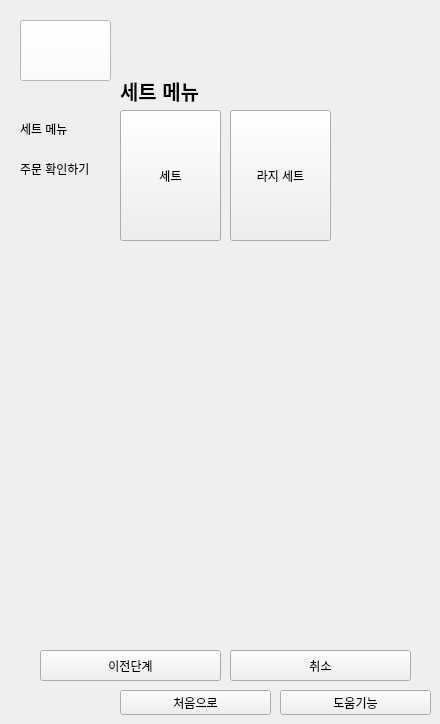
   <widget class="QWidget" name="page_11">
    <widget class="QLabel" name="label_6">
     <property name="geometry">
      <rect>
       <x>120</x>
       <y>50</y>
       <width>231</width>
       <height>81</height>
      </rect>
     </property>
     <property name="font">
      <font>
       <pointsize>15</pointsize>
       <weight>75</weight>
       <bold>true</bold>
      </font>
     </property>
     <property name="text">
      <string>세트 메뉴</string>
     </property>
    </widget>
    <widget class="QPushButton" name="btn_justset">
     <property name="geometry">
      <rect>
       <x>120</x>
       <y>110</y>
       <width>101</width>
       <height>131</height>
      </rect>
     </property>
     <property name="text">
      <string>세트</string>
     </property>
    </widget>
    <widget class="QPushButton" name="btn_largeset">
     <property name="geometry">
      <rect>
       <x>230</x>
       <y>110</y>
       <width>101</width>
       <height>131</height>
      </rect>
     </property>
     <property name="text">
      <string>라지 세트</string>
     </property>
    </widget>
    <widget class="QPushButton" name="btn_hp1">
     <property name="geometry">
      <rect>
       <x>280</x>
       <y>690</y>
       <width>151</width>
       <height>25</height>
      </rect>
     </property>
     <property name="text">
      <string>도움기능</string>
     </property>
    </widget>
    <widget class="QPushButton" name="btn_first1">
     <property name="geometry">
      <rect>
       <x>120</x>
       <y>690</y>
       <width>151</width>
       <height>25</height>
      </rect>
     </property>
     <property name="text">
      <string>처음으로</string>
     </property>
    </widget>
    <widget class="QPushButton" name="btn_back12p">
     <property name="geometry">
      <rect>
       <x>40</x>
       <y>650</y>
       <width>181</width>
       <height>31</height>
      </rect>
     </property>
     <property name="text">
      <string>이전단계</string>
     </property>
    </widget>
    <widget class="QPushButton" name="btn_cancelhome1">
     <property name="geometry">
      <rect>
       <x>230</x>
       <y>650</y>
       <width>181</width>
       <height>31</height>
      </rect>
     </property>
     <property name="text">
      <string>취소</string>
     </property>
    </widget>
    <widget class="QPushButton" name="pushButton_246">
     <property name="geometry">
      <rect>
       <x>20</x>
       <y>20</y>
       <width>91</width>
       <height>61</height>
      </rect>
     </property>
     <property name="palette">
      <palette>
       <active>
        <colorrole role="WindowText">
         <brush brushstyle="SolidPattern">
          <color alpha="255">
           <red>0</red>
           <green>0</green>
           <blue>0</blue>
          </color>
         </brush>
        </colorrole>
        <colorrole role="Button">
         <brush brushstyle="SolidPattern">
          <color alpha="255">
           <red>255</red>
           <green>255</green>
           <blue>255</blue>
          </color>
         </brush>
        </colorrole>
        <colorrole role="Light">
         <brush brushstyle="SolidPattern">
          <color alpha="255">
           <red>255</red>
           <green>255</green>
           <blue>255</blue>
          </color>
         </brush>
        </colorrole>
        <colorrole role="Midlight">
         <brush brushstyle="SolidPattern">
          <color alpha="255">
           <red>255</red>
           <green>255</green>
           <blue>255</blue>
          </color>
         </brush>
        </colorrole>
        <colorrole role="Dark">
         <brush brushstyle="SolidPattern">
          <color alpha="255">
           <red>127</red>
           <green>127</green>
           <blue>127</blue>
          </color>
         </brush>
        </colorrole>
        <colorrole role="Mid">
         <brush brushstyle="SolidPattern">
          <color alpha="255">
           <red>170</red>
           <green>170</green>
           <blue>170</blue>
          </color>
         </brush>
        </colorrole>
        <colorrole role="Text">
         <brush brushstyle="SolidPattern">
          <color alpha="255">
           <red>0</red>
           <green>0</green>
           <blue>0</blue>
          </color>
         </brush>
        </colorrole>
        <colorrole role="BrightText">
         <brush brushstyle="SolidPattern">
          <color alpha="255">
           <red>255</red>
           <green>255</green>
           <blue>255</blue>
          </color>
         </brush>
        </colorrole>
        <colorrole role="ButtonText">
         <brush brushstyle="SolidPattern">
          <color alpha="255">
           <red>0</red>
           <green>0</green>
           <blue>0</blue>
          </color>
         </brush>
        </colorrole>
        <colorrole role="Base">
         <brush brushstyle="SolidPattern">
          <color alpha="255">
           <red>255</red>
           <green>255</green>
           <blue>255</blue>
          </color>
         </brush>
        </colorrole>
        <colorrole role="Window">
         <brush brushstyle="SolidPattern">
          <color alpha="255">
           <red>255</red>
           <green>255</green>
           <blue>255</blue>
          </color>
         </brush>
        </colorrole>
        <colorrole role="Shadow">
         <brush brushstyle="SolidPattern">
          <color alpha="255">
           <red>0</red>
           <green>0</green>
           <blue>0</blue>
          </color>
         </brush>
        </colorrole>
        <colorrole role="AlternateBase">
         <brush brushstyle="SolidPattern">
          <color alpha="255">
           <red>255</red>
           <green>255</green>
           <blue>255</blue>
          </color>
         </brush>
        </colorrole>
        <colorrole role="ToolTipBase">
         <brush brushstyle="SolidPattern">
          <color alpha="255">
           <red>255</red>
           <green>255</green>
           <blue>220</blue>
          </color>
         </brush>
        </colorrole>
        <colorrole role="ToolTipText">
         <brush brushstyle="SolidPattern">
          <color alpha="255">
           <red>0</red>
           <green>0</green>
           <blue>0</blue>
          </color>
         </brush>
        </colorrole>
        <colorrole role="PlaceholderText">
         <brush brushstyle="SolidPattern">
          <color alpha="128">
           <red>0</red>
           <green>0</green>
           <blue>0</blue>
          </color>
         </brush>
        </colorrole>
       </active>
       <inactive>
        <colorrole role="WindowText">
         <brush brushstyle="SolidPattern">
          <color alpha="255">
           <red>0</red>
           <green>0</green>
           <blue>0</blue>
          </color>
         </brush>
        </colorrole>
        <colorrole role="Button">
         <brush brushstyle="SolidPattern">
          <color alpha="255">
           <red>255</red>
           <green>255</green>
           <blue>255</blue>
          </color>
         </brush>
        </colorrole>
        <colorrole role="Light">
         <brush brushstyle="SolidPattern">
          <color alpha="255">
           <red>255</red>
           <green>255</green>
           <blue>255</blue>
          </color>
         </brush>
        </colorrole>
        <colorrole role="Midlight">
         <brush brushstyle="SolidPattern">
          <color alpha="255">
           <red>255</red>
           <green>255</green>
           <blue>255</blue>
          </color>
         </brush>
        </colorrole>
        <colorrole role="Dark">
         <brush brushstyle="SolidPattern">
          <color alpha="255">
           <red>127</red>
           <green>127</green>
           <blue>127</blue>
          </color>
         </brush>
        </colorrole>
        <colorrole role="Mid">
         <brush brushstyle="SolidPattern">
          <color alpha="255">
           <red>170</red>
           <green>170</green>
           <blue>170</blue>
          </color>
         </brush>
        </colorrole>
        <colorrole role="Text">
         <brush brushstyle="SolidPattern">
          <color alpha="255">
           <red>0</red>
           <green>0</green>
           <blue>0</blue>
          </color>
         </brush>
        </colorrole>
        <colorrole role="BrightText">
         <brush brushstyle="SolidPattern">
          <color alpha="255">
           <red>255</red>
           <green>255</green>
           <blue>255</blue>
          </color>
         </brush>
        </colorrole>
        <colorrole role="ButtonText">
         <brush brushstyle="SolidPattern">
          <color alpha="255">
           <red>0</red>
           <green>0</green>
           <blue>0</blue>
          </color>
         </brush>
        </colorrole>
        <colorrole role="Base">
         <brush brushstyle="SolidPattern">
          <color alpha="255">
           <red>255</red>
           <green>255</green>
           <blue>255</blue>
          </color>
         </brush>
        </colorrole>
        <colorrole role="Window">
         <brush brushstyle="SolidPattern">
          <color alpha="255">
           <red>255</red>
           <green>255</green>
           <blue>255</blue>
          </color>
         </brush>
        </colorrole>
        <colorrole role="Shadow">
         <brush brushstyle="SolidPattern">
          <color alpha="255">
           <red>0</red>
           <green>0</green>
           <blue>0</blue>
          </color>
         </brush>
        </colorrole>
        <colorrole role="AlternateBase">
         <brush brushstyle="SolidPattern">
          <color alpha="255">
           <red>255</red>
           <green>255</green>
           <blue>255</blue>
          </color>
         </brush>
        </colorrole>
        <colorrole role="ToolTipBase">
         <brush brushstyle="SolidPattern">
          <color alpha="255">
           <red>255</red>
           <green>255</green>
           <blue>220</blue>
          </color>
         </brush>
        </colorrole>
        <colorrole role="ToolTipText">
         <brush brushstyle="SolidPattern">
          <color alpha="255">
           <red>0</red>
           <green>0</green>
           <blue>0</blue>
          </color>
         </brush>
        </colorrole>
        <colorrole role="PlaceholderText">
         <brush brushstyle="SolidPattern">
          <color alpha="128">
           <red>0</red>
           <green>0</green>
           <blue>0</blue>
          </color>
         </brush>
        </colorrole>
       </inactive>
       <disabled>
        <colorrole role="WindowText">
         <brush brushstyle="SolidPattern">
          <color alpha="255">
           <red>127</red>
           <green>127</green>
           <blue>127</blue>
          </color>
         </brush>
        </colorrole>
        <colorrole role="Button">
         <brush brushstyle="SolidPattern">
          <color alpha="255">
           <red>255</red>
           <green>255</green>
           <blue>255</blue>
          </color>
         </brush>
        </colorrole>
        <colorrole role="Light">
         <brush brushstyle="SolidPattern">
          <color alpha="255">
           <red>255</red>
           <green>255</green>
           <blue>255</blue>
          </color>
         </brush>
        </colorrole>
        <colorrole role="Midlight">
         <brush brushstyle="SolidPattern">
          <color alpha="255">
           <red>255</red>
           <green>255</green>
           <blue>255</blue>
          </color>
         </brush>
        </colorrole>
        <colorrole role="Dark">
         <brush brushstyle="SolidPattern">
          <color alpha="255">
           <red>127</red>
           <green>127</green>
           <blue>127</blue>
          </color>
         </brush>
        </colorrole>
        <colorrole role="Mid">
         <brush brushstyle="SolidPattern">
          <color alpha="255">
           <red>170</red>
           <green>170</green>
           <blue>170</blue>
          </color>
         </brush>
        </colorrole>
        <colorrole role="Text">
         <brush brushstyle="SolidPattern">
          <color alpha="255">
           <red>127</red>
           <green>127</green>
           <blue>127</blue>
          </color>
         </brush>
        </colorrole>
        <colorrole role="BrightText">
         <brush brushstyle="SolidPattern">
          <color alpha="255">
           <red>255</red>
           <green>255</green>
           <blue>255</blue>
          </color>
         </brush>
        </colorrole>
        <colorrole role="ButtonText">
         <brush brushstyle="SolidPattern">
          <color alpha="255">
           <red>127</red>
           <green>127</green>
           <blue>127</blue>
          </color>
         </brush>
        </colorrole>
        <colorrole role="Base">
         <brush brushstyle="SolidPattern">
          <color alpha="255">
           <red>255</red>
           <green>255</green>
           <blue>255</blue>
          </color>
         </brush>
        </colorrole>
        <colorrole role="Window">
         <brush brushstyle="SolidPattern">
          <color alpha="255">
           <red>255</red>
           <green>255</green>
           <blue>255</blue>
          </color>
         </brush>
        </colorrole>
        <colorrole role="Shadow">
         <brush brushstyle="SolidPattern">
          <color alpha="255">
           <red>0</red>
           <green>0</green>
           <blue>0</blue>
          </color>
         </brush>
        </colorrole>
        <colorrole role="AlternateBase">
         <brush brushstyle="SolidPattern">
          <color alpha="255">
           <red>255</red>
           <green>255</green>
           <blue>255</blue>
          </color>
         </brush>
        </colorrole>
        <colorrole role="ToolTipBase">
         <brush brushstyle="SolidPattern">
          <color alpha="255">
           <red>255</red>
           <green>255</green>
           <blue>220</blue>
          </color>
         </brush>
        </colorrole>
        <colorrole role="ToolTipText">
         <brush brushstyle="SolidPattern">
          <color alpha="255">
           <red>0</red>
           <green>0</green>
           <blue>0</blue>
          </color>
         </brush>
        </colorrole>
        <colorrole role="PlaceholderText">
         <brush brushstyle="SolidPattern">
          <color alpha="128">
           <red>0</red>
           <green>0</green>
           <blue>0</blue>
          </color>
         </brush>
        </colorrole>
       </disabled>
      </palette>
     </property>
     <property name="text">
      <string/>
     </property>
     <property name="icon">
      <iconset>
       <normaloff>../../Downloads/Mcdonald_pic/logo.jpg</normaloff>../../Downloads/Mcdonald_pic/logo.jpg</iconset>
     </property>
     <property name="iconSize">
      <size>
       <width>200</width>
       <height>45</height>
      </size>
     </property>
    </widget>
    <widget class="QLabel" name="label_7">
     <property name="geometry">
      <rect>
       <x>20</x>
       <y>120</y>
       <width>67</width>
       <height>17</height>
      </rect>
     </property>
     <property name="text">
      <string>세트 메뉴</string>
     </property>
    </widget>
    <widget class="QLabel" name="label_8">
     <property name="geometry">
      <rect>
       <x>20</x>
       <y>160</y>
       <width>91</width>
       <height>17</height>
      </rect>
     </property>
     <property name="text">
      <string>주문 확인하기</string>
     </property>
    </widget>
   </widget>
